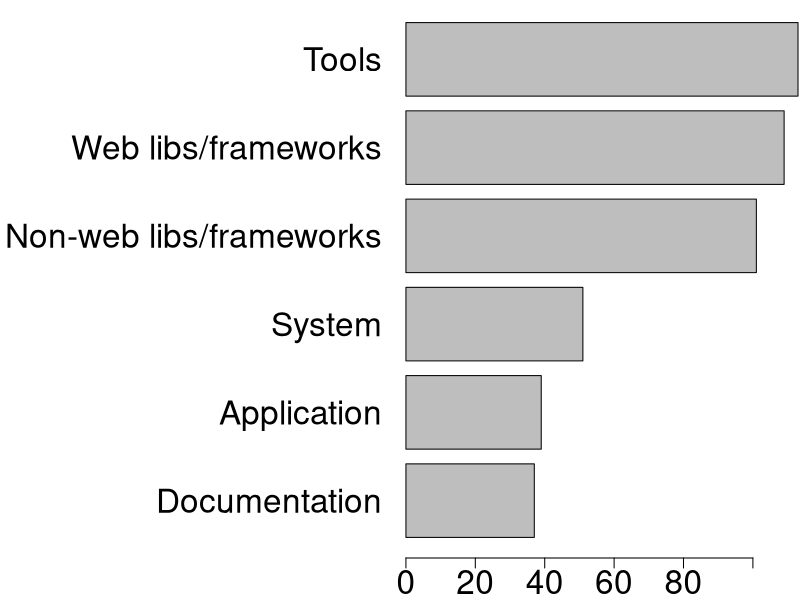
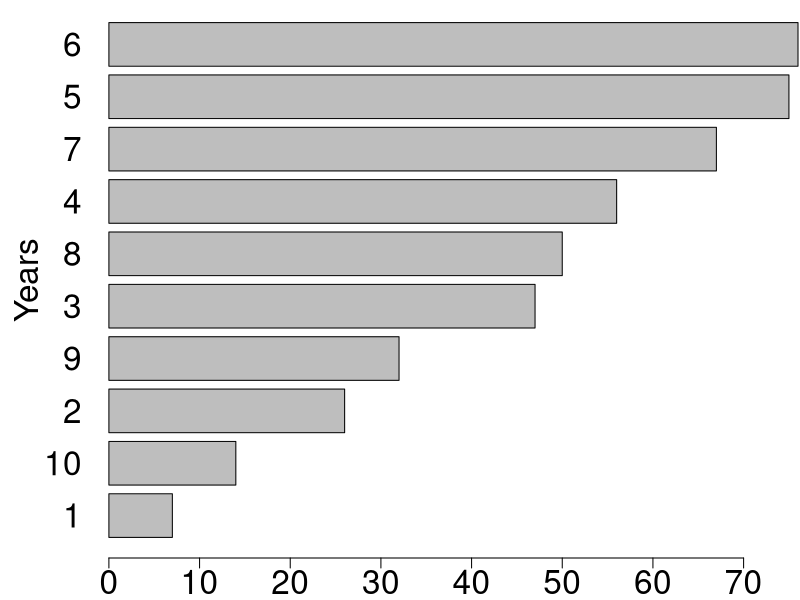
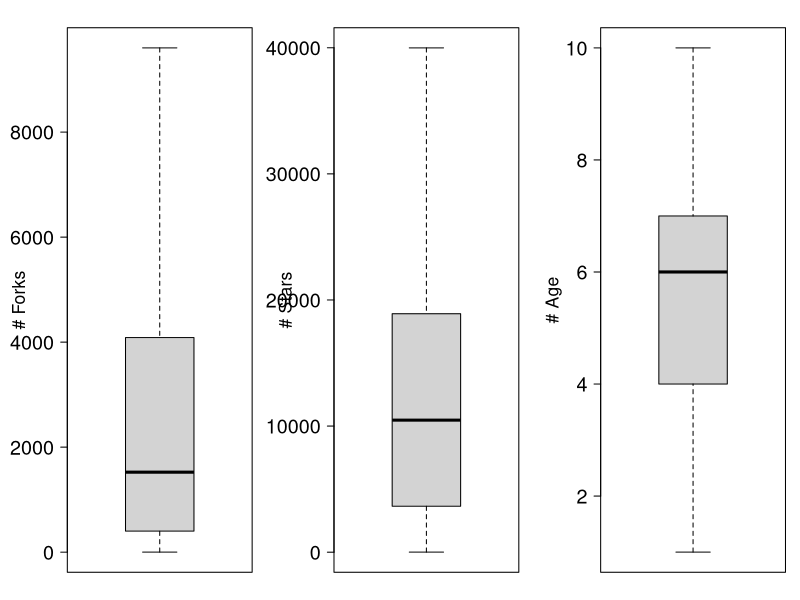
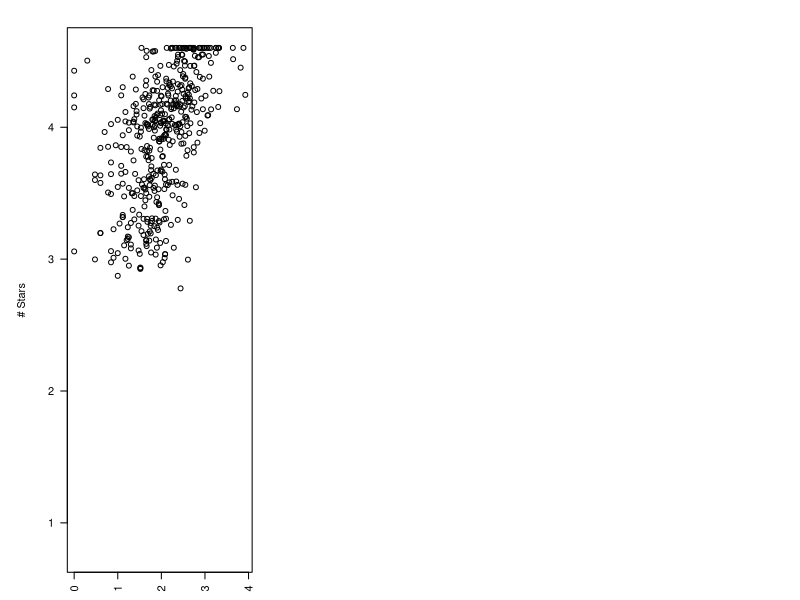

Recreate these plots in R, in order. (Note: this script raises an error after producing the figures.)
# Author: Felipe Fronchetti
# E-mail: fronchetti@usp.br

#########################################################
#                 Loading Packages                      #
#########################################################

if (!require("gplots")) {
  install.packages("gplots", dependencies = TRUE)
  library(gplots)
}
if (!require("ggplot2")) {
  install.packages("ggplot2", dependencies = TRUE)
  require("ggplot2")
}
if (!require("dplyr")) {
  install.packages("dplyr", dependencies = TRUE)
  library("dplyr")
}

setwd("/mnt/SSD-DATA/oss-2019")

#########################################################
#                 Loading Dataset                       #
#########################################################

projects <- read.csv("tables/summary.csv", header=TRUE,
                     colClasses=c("name" = "character",
                                  "owner" = "character",
                                  "created_at" = "character",
                                  "github_url" = "character",
                                  "stars" = "numeric",
                                  "forks" = "numeric",
                                  "has_contributing" = "logical",
                                  "has_readme" = "logical",
                                  "has_wiki" = "logical",
                                  "has_code_of_conduct" = "logical",
                                  "has_pull_request_template" = "logical",
                                  "has_issue_template" = "logical",
                                  "has_license" = "logical",
                                  "languages" = "numeric",
                                  "age" = "numeric",
                                  "domain" = "character",
                                  "main_language" = "character",
                                  "owner_type" = "character",
                                  "newcomers" = "numeric",
                                  "contributors" = "numeric",
                                  "integrators" = "numeric",
                                  "time_for_merge" = "numeric"))

DistributionBoxplot <- function(n.rows, n.columns, columns, labels) {
    par(mfrow=c(n.rows, n.columns))

    for (index in seq_len(ncol(columns))) {
        par(mar=c(2, 5, 2, 1) + 0.1)
        boxplot(columns[[index]], ylab=labels[[index]], outline=FALSE, cex.lab = 1.6, cex.axis = 1.8)
    }
}

CorrelationScatterplot <- function(column.x, column.y, label.x, label.y) {
  column.x.log10 <- log10(column.x)
  column.y.log10 <- log10(column.y)
  
  plot(column.x.log10, column.y.log10, xlab=label.x, ylab=label.y)
  abline(lm(column.x.log10 ~ column.y.log10), col="red")
}

3##############################################
#    FIGURE: Proportion (Projects by domain) #
##############################################
# Figure Size: 900 x 300
distribution <- subset(projects, select=c("domain"))
names = c("Documentation", "Application", "System", "Non-web libs/frameworks", "Web libs/frameworks", "Tools")

par(mar=c(2, 20, 0, 0) + 0.1, las=2)
table <- table(distribution)
barplot(sort(table), names.arg = names, cex.names=2, cex.axis= 2, horiz=TRUE, las=1)

##############################################
#    FIGURE: Proportion (Projects by age) #
##############################################
distribution <- subset(projects, select=c("age"))

par(mar=c(2, 5, 0, 0) + 0.1, las=2)
table <- table(distribution)
barplot(sort(table), cex.names=2, cex.axis= 2, horiz=TRUE, las=1, ylab="Years", cex.lab=2)

##############################################
#    FIGURE: Summary (Forks, Stars, Age) #
##############################################
distribution <- subset(projects, select=c("forks","stars","age"))
labels <- list("# Forks", "# Stars", "# Age")
DistributionBoxplot(1, 3, distribution, labels)

##################################
#    FIGURE: Correlation         #
##################################
# Correlation of the total of newcomers by project with a set of measures: 
# Total of stars, total of pull-requests merged, forks, commits, open issues and number of used languages.
# ~ Technical Warning ~ Since most measures were too disproportional, which could obscure the visual interpretation, 
# we normalized the values using log10.

# Correlation: Total of Newcomers x Stars
column.x <- projects[["newcomers"]]
column.y <- projects[["stars"]]
CorrelationScatterplot(column.x, column.y, "# Newcomers", "# Stars")

# Correlation: Total of Newcomers x Integrators
column.x <- projects[["newcomers"]]
column.y <- projects[["integrators"]]
CorrelationScatterplot(column.x, column.y, "# Newcomers", "# Integrators")

# Correlation: Total of Newcomers x Languages
column.x <- projects[["newcomers"]]
column.y <- projects[["languages"]]
CorrelationScatterplot(column.x, column.y, "# Newcomers", "# Languages")


#########################################################
#       CLUSTERS: DIVIDED BY STRATIFICATION FACTORS     #
#########################################################

# Age 
pdf("./Images/percentage_age.pdf", width=12, height=7)
percentage <- projects %>%  group_by(age, cluster) %>% summarise(count=n()) %>% mutate(percent = count/sum(count))
ggplot(percentage, aes(x = factor(age), y = percent * 100, fill = factor(cluster))) + geom_bar(stat="identity", width = 0.7, colour="black") + 
  labs(x = "Age", y = "Percent", fill = "Cluster") + coord_flip() + scale_fill_grey() + theme_classic()

# Domain 
percentage <- projects %>%  group_by(domain, cluster) %>% summarise(count=n()) %>% mutate(percent = count/sum(count))
ggplot(percentage, aes(x = factor(domain), y = percent * 100, fill = factor(cluster))) + geom_bar(stat="identity", width = 0.7, colour="black") + 
  labs(x = "Domain", y = "Percent", fill = "Cluster") + coord_flip() + scale_fill_grey() + theme_classic()

# Main Language 
percentage <- projects %>%  group_by(main_language, cluster) %>% summarise(count=n()) %>% mutate(percent = count/sum(count))
ggplot(percentage, aes(x = factor(main_language), y = percent * 100, fill = factor(cluster))) + geom_bar(stat="identity", width = 0.7, colour="black") + 
  labs(x = "Language", y = "Percent", fill = "Cluster") + coord_flip() + scale_fill_grey() + theme_classic()

# Has README.md
percentage <- projects %>%  group_by(owner_type, cluster) %>% summarise(count=n()) %>% mutate(percent = count/sum(count))
ggplot(percentage, aes(x = factor(owner_type), y = percent * 100, fill = factor(cluster))) + geom_bar(stat="identity", width = 0.7, colour="black") + 
  labs(x = "Owner", y = "Percent", fill = "Cluster") + coord_flip() + scale_fill_grey() + theme_classic()

# Has CONTRIBUTING.md
percentage <- projects %>%  group_by(has_contributing, cluster) %>% summarise(count=n()) %>% mutate(percent = count/sum(count))
ggplot(percentage, aes(x = factor(has_contributing), y = percent * 100, fill = factor(cluster))) + geom_bar(stat="identity", width = 0.7, colour="black") + 
  labs(x = "Owner", y = "Percent", fill = "Cluster") + coord_flip() + scale_fill_grey() + theme_classic()
